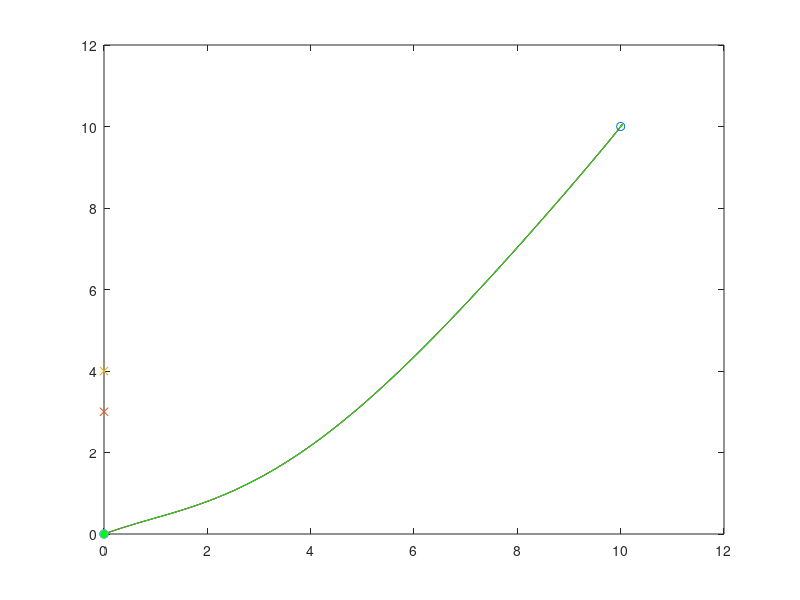

MATLAB code for this plot:
function [t,x]=H4_PlatoonRobots()

clc
close all


time=[0 300];
x0=[0;0;0;0;0;0;0;0;0;0;0;0];

[t, x]=ode23(@vehicles,time,x0);
plot(x(:,1),x(:,3),'b',...
    x(:,5),x(:,7),'r',...
    x(:,9),x(:,11),'g',...
    Goal(1),Goal(2),'o',...
    Obs1(1),Obs1(2),'x',...
    Obs2(1),Obs2(2),'x')
hold on
p1=plot(x(1,1),x(1,3),'o','MarkerFaceColor','blue');
p2=plot(x(1,5),x(1,7),'o','MarkerFaceColor','red');
p3=plot(x(1,9),x(1,11),'o','MarkerFaceColor','green');
axis([0 12 0 12])

% for k = 2:length(x)
%     p1.XData=x(k,1);
%     p1.YData=x(k,3);
%     p2.XData=x(k,5);
%     p2.YData=x(k,7);
%     p3.XData=x(k,9);
%     p3.YData=x(k,11);
%     %pause(0.00001)
%     drawnow 
% end

    function dx=vehicles(t,x)
        Goal=[10;10];
        Obs1=[0;3];
        Obs2=[0;4];
        KG=20;
        Ko=30;
        Kij=20;
        KLi=100;
        KF=10;
        rD=0.5; %Separation from the leader

        rG=sqrt((Goal(1)-x(1))^2+(Goal(2)-x(3))^2); %Leader and goal
        FGx=KG*(Goal(1)-x(1))/max([rG 0.01]);    %Avoid division by zero
        FGy=KG*(Goal(2)-x(3))/max([rG 0.01]);

        ro1=sqrt((Obs1(1)-x(1))^2+(Obs1(2)-x(3))^2);    %Leader and Obstacle1
        Fo1x=-Ko*(Obs1(1)-x(1))/ro1^3;
        Fo1y=-Ko*(Obs1(2)-x(3))/ro1^3;

        ro2=sqrt((Obs2(1)-x(1))^2+(Obs1(2)-x(3))^2);    %Leader and obstacle2
        Fo2x=-Ko*(Obs2(1)-x(1))/ro2^3;
        Fo2y=-Ko*(Obs2(2)-x(3))/ro2^3;

        FrLx=-KF*x(2);
        FrLy=-KF*x(4);

        Fx=(FGx+Fo1x+Fo2x+FrLx);
        Fy=(FGy+Fo1y+Fo2y+FrLy);

        xL=[0 1;0 0]*[x(1);x(2)]+[0;1]*Fx;  %Leader dynamics
        yL=[0 1;0 0]*[x(3);x(4)]+[0;1]*Fy;

        r1o1=sqrt((Obs1(1)-x(5))^2+(Obs1(2)-x(7))^2);   %Follower1 and Obs1
        F1o1x=-Ko*(Obs1(1)-x(5))/r1o1^3;
        F1o1y=-Ko*(Obs1(2)-x(7))/r1o1^3;

        r1o2=sqrt((Obs2(1)-x(5))^2+(Obs2(2)-x(7))^2);   %Follower1 and Obs2
        F1o2x=-Ko*(Obs2(1)-x(5))/r1o2^3;
        F1o2y=-Ko*(Obs2(2)-x(7))/r1o2^3;

        rL1=sqrt((x(1)-x(5))^2+(x(11)-x(7))^2); %Follower1 and Leader
        FL1x=-2*KLi*(rL1-rD)*(x(1)-x(5))/max([rL1^4 0.01]);
        FL1y=-2*KLi*(rL1-rD)*(x(3)-x(7))/max([rL1^4 0.01]);

        r21=sqrt((x(9)-x(5))^2+(x(11)-x(7))^2); %Follower1 and Follower2
        F21x=-2*Kij*(x(9)-x(5))/max([r21^4 0.01]);
        F21y=-2*Kij*(x(11)-x(7))/max([r21^4 0.01]);

        Fr1x=-KF*x(6);
        Fr1y=-KF*x(8);

        F1x=(F1o1x+F1o2x+FL1x+F21x+Fr1x);
        F1y=(F1o1y+F1o2y+FL1y+F21y+Fr1y);

        x1=[0 1;0 0]*[x(5);x(6)]+[0;1]*F1x; %Follower1 dynamics
        y1=[0 1;0 0]*[x(7);x(8)]+[0;1]*F1y;

        r2o1=sqrt((Obs1(1)-x(9))^2+(Obs1(2)-x(11))^2);   %Follower2 and Obs1
        F2o1x=-Ko*(Obs1(1)-x(9))/r2o1^3;
        F2o1y=-Ko*(Obs1(2)-x(11))/r2o1^3;

        r2o2=sqrt((Obs2(1)-x(9))^2+(Obs2(2)-x(11))^2);   %Follower2 and Obs2
        F2o2x=-Ko*(Obs2(1)-x(9))/r2o2^3;
        F2o2y=-Ko*(Obs2(2)-x(11))/r2o2^3;

        rL2=sqrt((x(1)-x(9))^2+(x(3)-x(11))^2); %Follower2 and Leader
        FL2x=-2*KLi*(rL2-rD)*(x(1)-x(9))/max([rL2^4 0.01]);
        FL2y=-2*KLi*(rL2-rD)*(x(3)-x(11))/max([rL2^4 0.01]);

        r12=sqrt((x(5)-x(9))^2+(x(7)-x(11))^2); %Follower2 and Follower1
        F12x=-2*Kij*(x(5)-x(9))/max([r12^4 0.01]);
        F12y=-2*Kij*(x(7)-x(11))/max([r12^4 0.01]);

        Fr2x=-KF*x(10);
        Fr2y=-KF*x(12);

        F2x=(F2o1x+F2o2x+FL2x+F12x+Fr2x);
        F2y=(F2o1y+F2o2y+FL2y+F12y+Fr2y);

        x2=[0 1;0 0]*[x(9);x(10)]+[0;1]*F2x; %Follower2 dynamics
        y2=[0 1;0 0]*[x(11);x(12)]+[0;1]*F2y;

        dx=[xL(1);xL(2);yL(1);yL(2);x1(1);x1(2);y1(1);y1(2);x2(1);x2(2);...
            y2(1);y2(2)];

        if x(2)==0 && x(4)==0   %Avoid local minima
            w=0.001*randn(2,1);
            dx=dx+[0;w(1);0;w(2);0;0;0;0;0;0;0;0];
        end

        if r12==0   %Separate followers from initial condition
            w=0.001*randn(4,1);
            dx=dx+[0;0;0;0;0;w(1);0;0;w(2);w(3);0;w(4)];
        end
        
    end
end
    
    